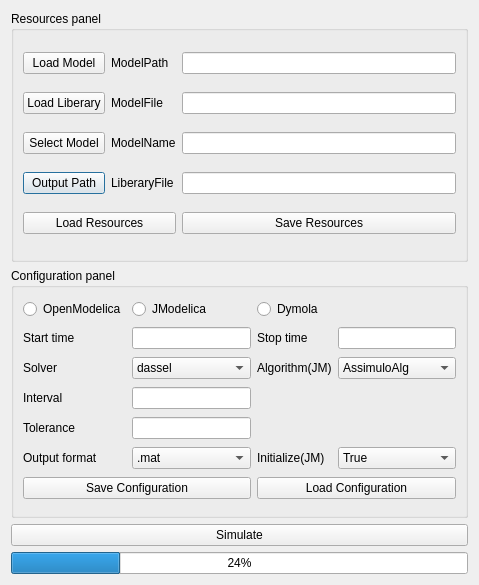
<?xml version="1.0" encoding="UTF-8"?>
<ui version="4.0">
 <class>Dialog</class>
 <widget class="QDialog" name="Dialog">
  <property name="geometry">
   <rect>
    <x>0</x>
    <y>0</y>
    <width>479</width>
    <height>585</height>
   </rect>
  </property>
  <property name="windowTitle">
   <string>Dialog</string>
  </property>
  <layout class="QVBoxLayout" name="verticalLayout">
   <item>
    <widget class="QGroupBox" name="groupBox_2">
     <property name="title">
      <string>Resources panel</string>
     </property>
     <layout class="QGridLayout" name="gridLayout">
      <item row="2" column="2">
       <widget class="QLineEdit" name="lineEdit_3"/>
      </item>
      <item row="3" column="2">
       <widget class="QLineEdit" name="lineEdit_4"/>
      </item>
      <item row="1" column="2">
       <widget class="QLineEdit" name="lineEdit_2"/>
      </item>
      <item row="3" column="0">
       <widget class="QPushButton" name="pushButton_4">
        <property name="text">
         <string>Output Path</string>
        </property>
       </widget>
      </item>
      <item row="0" column="1">
       <widget class="QLabel" name="label">
        <property name="text">
         <string>ModelPath</string>
        </property>
       </widget>
      </item>
      <item row="0" column="0">
       <widget class="QPushButton" name="pushButton">
        <property name="text">
         <string>Load Model</string>
        </property>
       </widget>
      </item>
      <item row="3" column="1">
       <widget class="QLabel" name="label_4">
        <property name="text">
         <string>LiberaryFile</string>
        </property>
       </widget>
      </item>
      <item row="1" column="1">
       <widget class="QLabel" name="label_2">
        <property name="text">
         <string>ModelFile</string>
        </property>
       </widget>
      </item>
      <item row="2" column="1">
       <widget class="QLabel" name="label_3">
        <property name="text">
         <string>ModelName</string>
        </property>
       </widget>
      </item>
      <item row="2" column="0">
       <widget class="QPushButton" name="pushButton_3">
        <property name="text">
         <string>Select Model</string>
        </property>
       </widget>
      </item>
      <item row="1" column="0">
       <widget class="QPushButton" name="pushButton_2">
        <property name="text">
         <string>Load Liberary</string>
        </property>
       </widget>
      </item>
      <item row="0" column="2">
       <widget class="QLineEdit" name="lineEdit"/>
      </item>
      <item row="4" column="2">
       <widget class="QPushButton" name="pushButton_9">
        <property name="text">
         <string>Save Resources</string>
        </property>
       </widget>
      </item>
      <item row="4" column="0" colspan="2">
       <widget class="QPushButton" name="pushButton_5">
        <property name="text">
         <string>Load Resources</string>
        </property>
       </widget>
      </item>
     </layout>
    </widget>
   </item>
   <item>
    <widget class="QGroupBox" name="groupBox">
     <property name="title">
      <string>Configuration panel</string>
     </property>
     <layout class="QGridLayout" name="gridLayout_2">
      <item row="2" column="1">
       <widget class="QLineEdit" name="lineEdit_5"/>
      </item>
      <item row="0" column="1">
       <widget class="QRadioButton" name="radioButton_2">
        <property name="text">
         <string>JModelica</string>
        </property>
       </widget>
      </item>
      <item row="0" column="0">
       <widget class="QRadioButton" name="radioButton">
        <property name="text">
         <string>OpenModelica</string>
        </property>
       </widget>
      </item>
      <item row="2" column="0">
       <widget class="QLabel" name="label_5">
        <property name="text">
         <string>Start time</string>
        </property>
       </widget>
      </item>
      <item row="2" column="2">
       <widget class="QLabel" name="label_6">
        <property name="text">
         <string>Stop time</string>
        </property>
       </widget>
      </item>
      <item row="2" column="3">
       <widget class="QLineEdit" name="lineEdit_6"/>
      </item>
      <item row="3" column="2">
       <widget class="QLabel" name="label_8">
        <property name="text">
         <string>Algorithm(JM)</string>
        </property>
       </widget>
      </item>
      <item row="3" column="0">
       <widget class="QLabel" name="label_7">
        <property name="text">
         <string>Solver</string>
        </property>
       </widget>
      </item>
      <item row="0" column="2">
       <widget class="QRadioButton" name="radioButton_3">
        <property name="text">
         <string>Dymola</string>
        </property>
       </widget>
      </item>
      <item row="5" column="0">
       <widget class="QLabel" name="label_10">
        <property name="text">
         <string>Tolerance</string>
        </property>
       </widget>
      </item>
      <item row="4" column="1">
       <widget class="QLineEdit" name="lineEdit_7"/>
      </item>
      <item row="6" column="1">
       <widget class="QComboBox" name="comboBox_3">
        <item>
         <property name="text">
          <string>.mat</string>
         </property>
        </item>
        <item>
         <property name="text">
          <string>New Item</string>
         </property>
        </item>
        <item>
         <property name="text">
          <string>New Item2</string>
         </property>
        </item>
       </widget>
      </item>
      <item row="4" column="0">
       <widget class="QLabel" name="label_9">
        <property name="text">
         <string>Interval</string>
        </property>
       </widget>
      </item>
      <item row="3" column="3">
       <widget class="QComboBox" name="comboBox_2">
        <item>
         <property name="text">
          <string>AssimuloAlg</string>
         </property>
        </item>
        <item>
         <property name="text">
          <string>New Item</string>
         </property>
        </item>
        <item>
         <property name="text">
          <string>New Item2</string>
         </property>
        </item>
       </widget>
      </item>
      <item row="5" column="1">
       <widget class="QLineEdit" name="lineEdit_8"/>
      </item>
      <item row="3" column="1">
       <widget class="QComboBox" name="comboBox">
        <item>
         <property name="text">
          <string>dassel</string>
         </property>
        </item>
        <item>
         <property name="text">
          <string>New Item</string>
         </property>
        </item>
        <item>
         <property name="text">
          <string>New Item2</string>
         </property>
        </item>
       </widget>
      </item>
      <item row="6" column="2">
       <widget class="QLabel" name="label_12">
        <property name="text">
         <string>Initialize(JM)</string>
        </property>
       </widget>
      </item>
      <item row="6" column="0">
       <widget class="QLabel" name="label_11">
        <property name="text">
         <string>Output format</string>
        </property>
       </widget>
      </item>
      <item row="7" column="0" colspan="2">
       <widget class="QPushButton" name="pushButton_6">
        <property name="text">
         <string>Save Configuration</string>
        </property>
       </widget>
      </item>
      <item row="6" column="3">
       <widget class="QComboBox" name="comboBox_4">
        <item>
         <property name="text">
          <string>True</string>
         </property>
        </item>
        <item>
         <property name="text">
          <string>False</string>
         </property>
        </item>
       </widget>
      </item>
      <item row="7" column="2" colspan="2">
       <widget class="QPushButton" name="pushButton_7">
        <property name="text">
         <string>Load Configuration</string>
        </property>
       </widget>
      </item>
     </layout>
     <zorder>radioButton</zorder>
     <zorder>radioButton_2</zorder>
     <zorder>label_5</zorder>
     <zorder>lineEdit_5</zorder>
     <zorder>label_6</zorder>
     <zorder>lineEdit_6</zorder>
     <zorder>radioButton_3</zorder>
     <zorder>label_7</zorder>
     <zorder>comboBox</zorder>
     <zorder>label_8</zorder>
     <zorder>comboBox_2</zorder>
     <zorder>label_9</zorder>
     <zorder>lineEdit_7</zorder>
     <zorder>label_10</zorder>
     <zorder>lineEdit_8</zorder>
     <zorder>label_11</zorder>
     <zorder>comboBox_3</zorder>
     <zorder>label_12</zorder>
     <zorder>comboBox_4</zorder>
     <zorder>pushButton_6</zorder>
     <zorder>pushButton_7</zorder>
    </widget>
   </item>
   <item>
    <widget class="QPushButton" name="pushButton_8">
     <property name="text">
      <string>Simulate</string>
     </property>
    </widget>
   </item>
   <item>
    <widget class="QProgressBar" name="progressBar">
     <property name="value">
      <number>24</number>
     </property>
    </widget>
   </item>
  </layout>
 </widget>
 <resources/>
 <connections/>
</ui>
